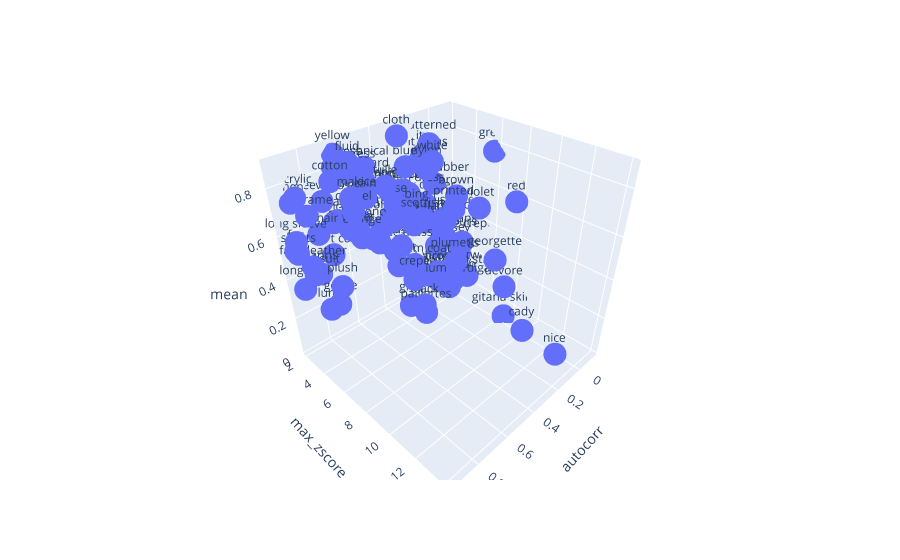

The code cell stored with this chart in its notebook:
### Code cell
plot_data(features, "")

### Figure 1 — Plotly figure (JSON) as saved in the notebook; plotly's stock layout.template omitted (floating-point values rounded to 4 significant figures)
{"data": [{"hovertemplate": "autocorr=%{x}<br>max_zscore=%{y}<br>mean=%{z}<br>topic=%{text}<extra></extra>", "legendgroup": "", "marker": {"color": "#636efa", "symbol": "circle"}, "mode": "markers+text", "name": "", "scene": "scene", "showlegend": false, "text": ["long sleeve", "culottes", "miniskirt", "short sleeves", "printed", "short cardigan", "solid colours", "trapeze dress", "sleeveless", "long cardigan", "sheath dress", "short coat", "medium coat", "doll dress", "long dress", "shorts", "long coat", "tracksuit", "drop sleeve", "patterned", "kimono dress", "medium cardigan", "shirt dress", "maxi", "capris", "gitana skirt", "long duster", "yellow", "brown", "blue", "grey", "green", "black", "red", "white", "orange", "violet", "acrylic", "scuba crepe", "tulle", "angora", "faux leather", "georgette", "lurex", "nice", "crepe", "satin cotton", "silky satin", "fur", "matte jersey", "plisse", "velvet", "lace", "cotton", "piquet", "plush", "bengaline", "jacquard", "frise", "technical", "cady", "dark jeans", "light jeans", "ity", "plumetis", "polyviscous", "dainetto", "webbing", "foam rubber", "chanel", "marocain", "macrame", "embossed", "heavy jeans", "nylon", "tencel", "paillettes", "chambree", "chine crepe", "muslin cotton or silk", "linen", "tactel", "viscose twill", "cloth", "mohair", "mutton", "scottish", "milano stitch", "devore", "hron", "ottoman", "fluid", "flamed", "fluid polyviscous", "shiny jersey", "goose"], "type": "scatter3d", "x": [0.9299, 0.6614, 0.441, 0.289, 0.2984, 0.5073, 0.0507, 0.395, 0.7621, 0.6906, 0.2652, 0.7486, 0.3363, 0.4507, 0.5971, 0.9298, 0.942, 0.8926, 0.01183, 0.09515, 0.4817, 0.1586, 0.6566, 0.6862, 0.8584, -0.01823, 0.1293, 0.6429, 0.1397, 0.3475, 0.4496, -0.1274, 0.5012, -0.09115, 0.2917, 0.6607, 0.07395, 0.8815, 0.2073, 0.4694, 0.5875, 0.8987, 0.03489, 0.8884, 0.2326, 0.5269, 0.04036, 0.1241, 0.9367, 0.09084, 0.6104, 0.668, 0.6062, 0.7224, 0.3985, 0.8598, 0.4914, 0.526, 0.4638, 0.502, 0.261, 0.3858, 0.1505, 0.1194, 0.1089, null, 0.008352, 0.3925, 0.07121, 0.6817, 0.6169, 0.8483, 0.4118, 0.06074, 0.2869, 0.7008, 0.4674, -0.0881, -0.01215, null, 0.9002, 0.3831, -0.007253, 0.3301, 0.806, 0.3805, 0.4121, -0.04807, 0.0503, 0.1637, 0.5203, 0.6233, 0.1108, null, 0.1462, 0.8773], "y": [2.756, 3.245, 4.484, 2.855, 7.14, 3.456, 3.356, 3.206, 2.67, 2.615, 3.06, 2.779, 4.214, 4.024, 2.512, 2.729, 3.007, 3.42, 2.989, 2.848, 3.444, 5.232, 2.228, 4.08, 3.301, 8.276, 2.691, 2.147, 5.611, 3.95, 5.195, 5.794, 7.116, 7.993, 5.461, 4.292, 6.74, 2.423, 3.942, 3.822, 3.031, 3.403, 7.781, 4.401, 14.03, 6.673, 3.538, 2.864, 2.657, 3.275, 2.615, 4.07, 4.118, 2.998, 3.52, 5.335, 2.563, 2.84, 4.484, 2.541, 11.99, 2.969, 2.69, 2.622, 5.239, -0.9977, 3.897, 4.331, 2.925, 4.11, 2.861, 2.611, 3.636, 3.741, 4.94, 2.372, 6.791, 3.463, 4.522, -0.9977, 2.288, 2.91, 3.953, 3.124, 2.681, 4.897, 6.041, 4.646, 8.746, 4.262, 2.646, 3.055, 4.117, -0.9977, 4.114, 5.172], "z": [0.5925, 0.573, 0.4568, 0.6305, 0.6586, 0.4609, 0.3237, 0.3716, 0.711, 0.6045, 0.6115, 0.4703, 0.311, 0.5665, 0.7819, 0.539, 0.3883, 0.4532, 0.406, 0.7916, 0.5256, 0.1486, 0.8111, 0.7402, 0.4384, 0.01609, 0.5128, 0.8589, 0.63, 0.7753, 0.1686, 0.7681, 0.277, 0.5975, 0.8165, 0.5666, 0.5841, 0.7539, 0.1884, 0.7219, 0.579, 0.4927, 0.3426, 0.3213, 0.1952, 0.4, 0.4173, 0.4203, 0.553, 0.288, 0.5671, 0.5844, 0.7188, 0.7893, 0.3032, 0.4571, 0.4473, 0.732, 0.6588, 0.7808, 0.2386, 0.6526, 0.7263, 0.7458, 0.2745, -0.01, 0.07268, 0.5939, 0.6032, 0.6815, 0.6813, 0.6741, 0.6821, 0.3418, 0.7727, 0.5903, 0.206, 0.188, 0.3133, -0.01, 0.7347, 0.5326, 0.1258, 0.8814, 0.5825, 0.5498, 0.6215, 0.1075, 0.2385, 0.2028, 0.6963, 0.8413, 0.4506, -0.01, 0.1395, 0.3739]}], "layout": {"legend": {"tracegroupgap": 0}, "margin": {"t": 60}, "scene": {"domain": {"x": [0, 1], "y": [0, 1]}, "xaxis": {"title": {"text": "autocorr"}}, "yaxis": {"title": {"text": "max_zscore"}}, "zaxis": {"title": {"text": "mean"}}}}}
